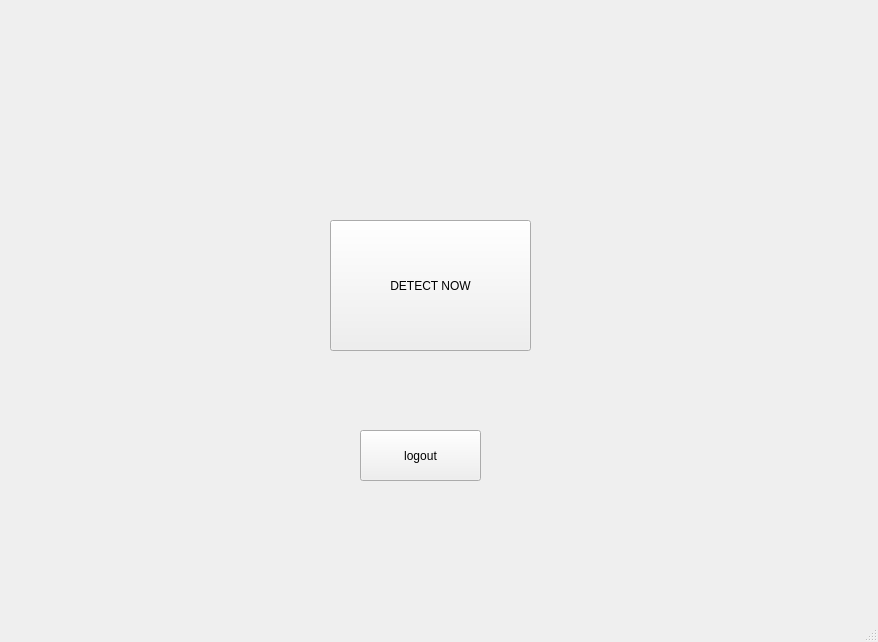
<?xml version="1.0" encoding="UTF-8"?>
<ui version="4.0">
 <class>MainWindow</class>
 <widget class="QMainWindow" name="MainWindow">
  <property name="geometry">
   <rect>
    <x>0</x>
    <y>0</y>
    <width>878</width>
    <height>642</height>
   </rect>
  </property>
  <property name="windowTitle">
   <string>MainWindow</string>
  </property>
  <widget class="QWidget" name="centralwidget">
   <widget class="QPushButton" name="detectButton">
    <property name="geometry">
     <rect>
      <x>330</x>
      <y>220</y>
      <width>201</width>
      <height>131</height>
     </rect>
    </property>
    <property name="text">
     <string>DETECT NOW</string>
    </property>
   </widget>
   <widget class="QPushButton" name="pushButton_2">
    <property name="geometry">
     <rect>
      <x>360</x>
      <y>430</y>
      <width>121</width>
      <height>51</height>
     </rect>
    </property>
    <property name="text">
     <string>logout</string>
    </property>
   </widget>
  </widget>
  <widget class="QStatusBar" name="statusbar"/>
 </widget>
 <resources/>
 <connections/>
</ui>
